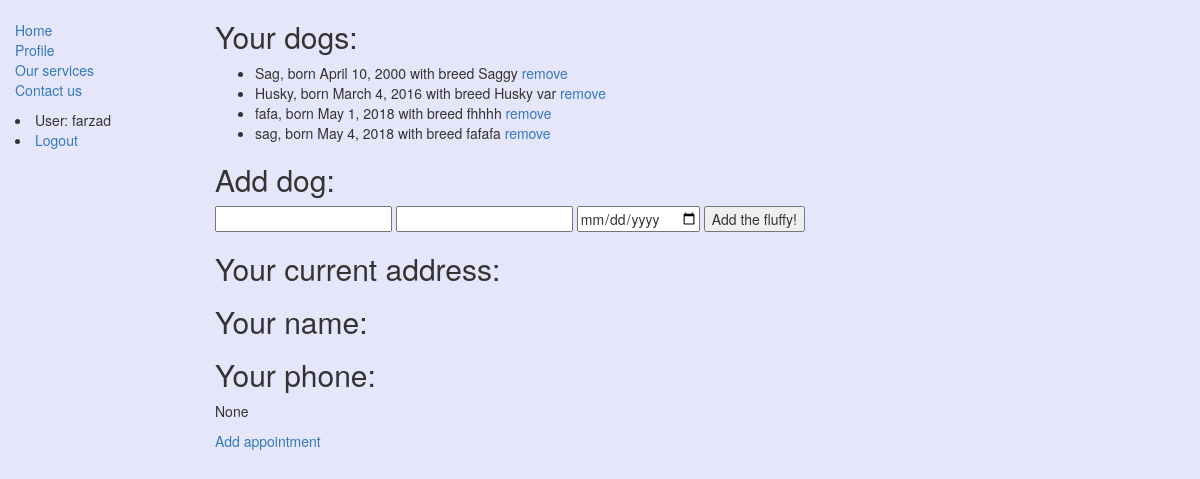
The app's page /profile/ (signed in), older data.
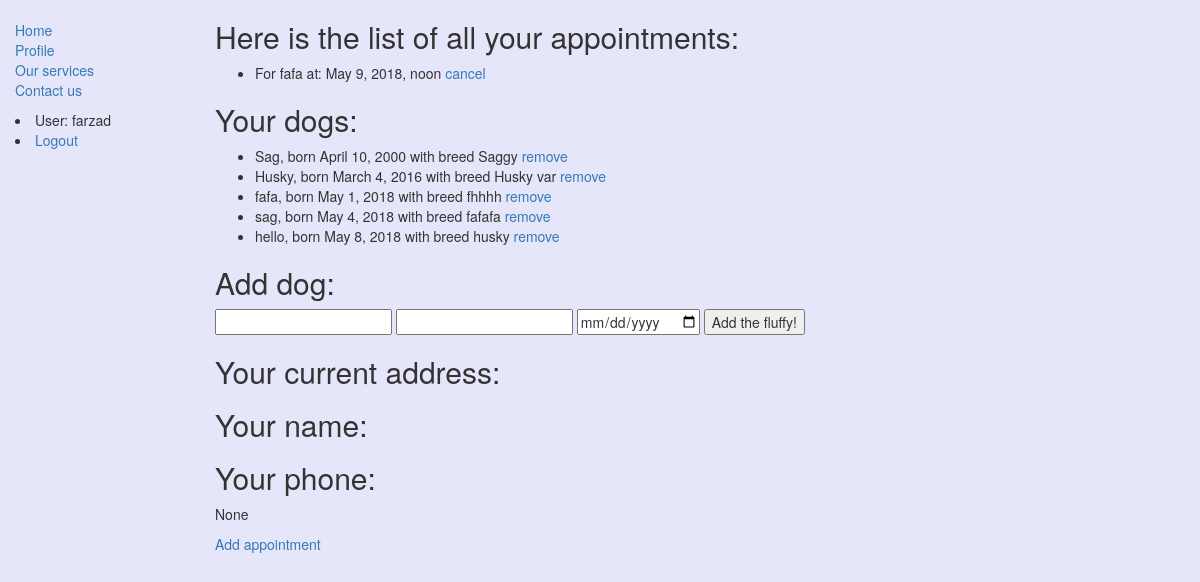
The same page, newer data.
### doggroomer/models.py (models this page shows, shortened)
class Dog(models.Model):
    name = models.CharField(max_length=50)
    owner = models.ForeignKey(User, on_delete=models.CASCADE, null=False)
    breed = models.CharField(max_length=50)
    birth_date = models.DateField(null=True)

class Appointment(models.Model):
    title = models.CharField(max_length=200)
    user = models.ForeignKey(User, on_delete=models.SET_NULL, null=True)
    description = models.TextField(max_length=1000, help_text='Enter your specific comments here')
    option = models.ManyToManyField(Option, help_text='Select options for this appointment')
    dog = models.ForeignKey(Dog, on_delete=models.CASCADE, null=False)
    start_time = models.DateTimeField(verbose_name="Starting time of the appointment")
    def get_user_address(self):
        return self.user.profile.address
    get_user_address.short_description = 'Address'

### doggroomer/views.py (the view)
# urls.py: path('profile/', views.profile, name='profile'),
@login_required
def profile(request):
    if request.method == 'POST':
        form = AddDogForm(request.POST)
        if form.is_valid():
            dog = Dog(owner=request.user)
            dog.name = form.cleaned_data.get('name')
            dog.breed = form.cleaned_data.get('breed')
            dog.birth_date = form.cleaned_data.get('birth_date')
            dog.save()
            return redirect('profile')
        else:
            return request('profile')
    else:
        form = AddDogForm()
        melbourne_tz = pytz.timezone('Australia/Melbourne')
        melbourne_dt = melbourne_tz.localize(datetime.datetime.now() + datetime.timedelta(seconds=10))
        give_this_to_celery = melbourne_dt.astimezone(pytz.UTC)
        return render(request, 'profile.html', context={'form': form , 'appointments': Appointment.objects.filter(user=request.user),
                                                    'dogs': Dog.objects.filter(owner=request.user)})

### doggroomer/forms.py
class AddDogForm(ModelForm):
    name = forms.CharField(max_length=50, required=True, help_text="What's the name of the fluffy?")
    breed = forms.CharField(max_length=50, required=True)
    birth_date = forms.DateField(required=True)
    class Meta:
        model = Dog
        fields = ('name', 'breed', 'birth_date')

### doggroomer/templates/profile.html (shortened to what this page needs)
{% extends 'base_generic.html' %}
{% block content %}
    {% if appointments %}
  <h2>Here is the list of all your appointments:</h2>
    <ul>
        {% for appointment in appointments %}
            <li> For {{ appointment.dog.name }} at: {{ appointment.start_time }}  {{ profile.address }}  <a href="{%  url 'delete_appointment' appointment.pk %}">cancel</a>  </li>
        {% endfor %}
    </ul>
    {% endif %}
    {% if dogs %}
    <h2>Your dogs:</h2>
    <ul>
        {% for dog in dogs %}
            <li>  {{ dog.name }}, born {{ dog.birth_date }} with breed  {{ dog.breed }} <a href="{%  url 'delete_dog' dog.pk %}">remove</a></li>
        {% endfor %}
    </ul>
    {% endif %}
    <h2>Add dog:</h2>
      <form method="post">
          <input type="name" name="name">
          <input type="text" name="breed">
          <input type="date" name="birth_date">
    <button type="submit">Add the fluffy!</button>
  </form>
    <h2>Your current address:</h2>
    <h2>Your name:</h2>
    <h2>Your phone:</h2>
    <p>{{ request.user.profile.phone }}</p>
    {% if dogs %}
    <a href="{% url 'booking' %}"> Add appointment </a>
    {% else %}
        <p><b>Please add a dog to book an appointment!</b></p>
    {% endif %}
{% endblock %}

Row changes from the older to the newer data that the page shows:
added Appointment: dog.name "fafa", start_time "May 9, 2018, noon"
added Dog: name "hello", birth_date "May 8, 2018", breed "husky"
Text that changed along with them:
text now shown: "Here is the list of all your appointments:"
